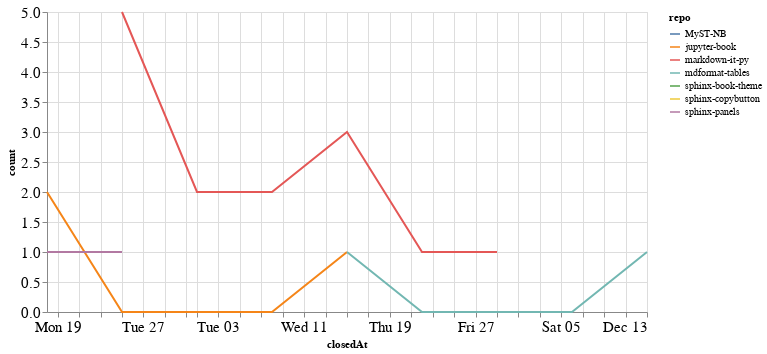

Notebook source saved alongside this figure:
### Code cell
closed_by_time = closed_by.groupby('repo').resample('W', on='closedAt').count()['author'].reset_index()
closed_by_time = closed_by_time.rename(columns={'author': 'count'})

alt.Chart(closed_by_time, width=600).mark_line().encode(
    x='closedAt',
    y='count',
    color='repo',
    tooltip="repo"
)

### Figure 1 — Vega-Lite specification as saved in the notebook (floating-point values rounded to 4 significant figures)
{"config": {"axisLeft": {"labelFontSize": 15}, "axisBottom": {"labelFontSize": 15}}, "data": {"name": "data-9181d923028e38e1562501df545499b0"}, "mark": "line", "encoding": {"color": {"type": "nominal", "field": "repo"}, "tooltip": {"type": "nominal", "field": "repo"}, "x": {"type": "temporal", "field": "closedAt"}, "y": {"type": "quantitative", "field": "count"}}, "width": 600, "$schema": "https://vega.github.io/schema/vega-lite/v4.8.1.json", "datasets": {"data-9181d923028e38e1562501df545499b0": [{"repo": "MyST-NB", "closedAt": "2020-10-18T00:00:00", "count": 3}, {"repo": "jupyter-book", "closedAt": "2020-10-18T00:00:00", "count": 2}, {"repo": "jupyter-book", "closedAt": "2020-10-25T00:00:00", "count": 0}, {"repo": "jupyter-book", "closedAt": "2020-11-01T00:00:00", "count": 0}, {"repo": "jupyter-book", "closedAt": "2020-11-08T00:00:00", "count": 0}, {"repo": "jupyter-book", "closedAt": "2020-11-15T00:00:00", "count": 1}, {"repo": "markdown-it-py", "closedAt": "2020-10-25T00:00:00", "count": 5}, {"repo": "markdown-it-py", "closedAt": "2020-11-01T00:00:00", "count": 2}, {"repo": "markdown-it-py", "closedAt": "2020-11-08T00:00:00", "count": 2}, {"repo": "markdown-it-py", "closedAt": "2020-11-15T00:00:00", "count": 3}, {"repo": "markdown-it-py", "closedAt": "2020-11-22T00:00:00", "count": 1}, {"repo": "markdown-it-py", "closedAt": "2020-11-29T00:00:00", "count": 1}, {"repo": "mdformat-tables", "closedAt": "2020-11-15T00:00:00", "count": 1}, {"repo": "mdformat-tables", "closedAt": "2020-11-22T00:00:00", "count": 0}, {"repo": "mdformat-tables", "closedAt": "2020-11-29T00:00:00", "count": 0}, {"repo": "mdformat-tables", "closedAt": "2020-12-06T00:00:00", "count": 0}, {"repo": "mdformat-tables", "closedAt": "2020-12-13T00:00:00", "count": 1}, {"repo": "sphinx-book-theme", "closedAt": "2020-10-25T00:00:00", "count": 1}, {"repo": "sphinx-copybutton", "closedAt": "2020-11-08T00:00:00", "count": 1}, {"repo": "sphinx-panels", "closedAt": "2020-10-18T00:00:00", "count": 1}, {"repo": "sphinx-panels", "closedAt": "2020-10-25T00:00:00", "count": 1}]}}
